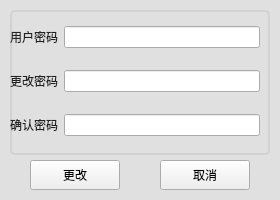
<?xml version="1.0" encoding="UTF-8"?>
<ui version="4.0">
 <class>changePassword</class>
 <widget class="QWidget" name="changePassword">
  <property name="geometry">
   <rect>
    <x>0</x>
    <y>0</y>
    <width>280</width>
    <height>200</height>
   </rect>
  </property>
  <property name="minimumSize">
   <size>
    <width>280</width>
    <height>200</height>
   </size>
  </property>
  <property name="maximumSize">
   <size>
    <width>280</width>
    <height>200</height>
   </size>
  </property>
  <property name="windowTitle">
   <string>更改密码</string>
  </property>
  <property name="windowIcon">
   <iconset>
    <normaloff>:/image/images/password.png</normaloff>:/image/images/password.png</iconset>
  </property>
  <property name="styleSheet">
   <string notr="true">.QWidget{background-color: rgb(224, 224, 224);}
</string>
  </property>
  <widget class="QWidget" name="widget" native="true">
   <property name="geometry">
    <rect>
     <x>10</x>
     <y>10</y>
     <width>260</width>
     <height>145</height>
    </rect>
   </property>
   <property name="styleSheet">
    <string notr="true">.QWidget{
	border-radius:5px;
	border:2px solid rgb(210, 210, 210);
}</string>
   </property>
   <layout class="QVBoxLayout" name="verticalLayout">
    <item>
     <layout class="QHBoxLayout" name="horizontalLayout">
      <property name="rightMargin">
       <number>10</number>
      </property>
      <item>
       <widget class="QLabel" name="oldPasswordLabel">
        <property name="styleSheet">
         <string notr="true">color: rgb(34, 34, 34); 
font: 75 11pt &quot;微软雅黑&quot;;</string>
        </property>
        <property name="text">
         <string>用户密码</string>
        </property>
       </widget>
      </item>
      <item>
       <widget class="QLineEdit" name="oldPasswordEdit">
        <property name="echoMode">
         <enum>QLineEdit::Password</enum>
        </property>
       </widget>
      </item>
     </layout>
    </item>
    <item>
     <layout class="QHBoxLayout" name="horizontalLayout_2">
      <property name="rightMargin">
       <number>10</number>
      </property>
      <item>
       <widget class="QLabel" name="newPasswordLabel">
        <property name="styleSheet">
         <string notr="true">color: rgb(34, 34, 34); 
font: 75 11pt &quot;微软雅黑&quot;;</string>
        </property>
        <property name="text">
         <string>更改密码</string>
        </property>
       </widget>
      </item>
      <item>
       <widget class="QLineEdit" name="newPasswordEdit">
        <property name="echoMode">
         <enum>QLineEdit::Password</enum>
        </property>
       </widget>
      </item>
     </layout>
    </item>
    <item>
     <layout class="QHBoxLayout" name="horizontalLayout_3">
      <property name="rightMargin">
       <number>10</number>
      </property>
      <item>
       <widget class="QLabel" name="verifyPasswordLabel">
        <property name="styleSheet">
         <string notr="true">color: rgb(34, 34, 34); 
font: 75 11pt &quot;微软雅黑&quot;;</string>
        </property>
        <property name="text">
         <string>确认密码</string>
        </property>
       </widget>
      </item>
      <item>
       <widget class="QLineEdit" name="verifyPasswordEdit">
        <property name="echoMode">
         <enum>QLineEdit::Password</enum>
        </property>
       </widget>
      </item>
     </layout>
    </item>
   </layout>
  </widget>
  <widget class="QPushButton" name="finishButton">
   <property name="geometry">
    <rect>
     <x>30</x>
     <y>160</y>
     <width>90</width>
     <height>30</height>
    </rect>
   </property>
   <property name="text">
    <string>更改</string>
   </property>
  </widget>
  <widget class="QPushButton" name="cancelButton">
   <property name="geometry">
    <rect>
     <x>160</x>
     <y>160</y>
     <width>90</width>
     <height>30</height>
    </rect>
   </property>
   <property name="text">
    <string>取消</string>
   </property>
  </widget>
 </widget>
 <resources>
  <include location="tradewidget.qrc"/>
 </resources>
 <connections/>
</ui>
